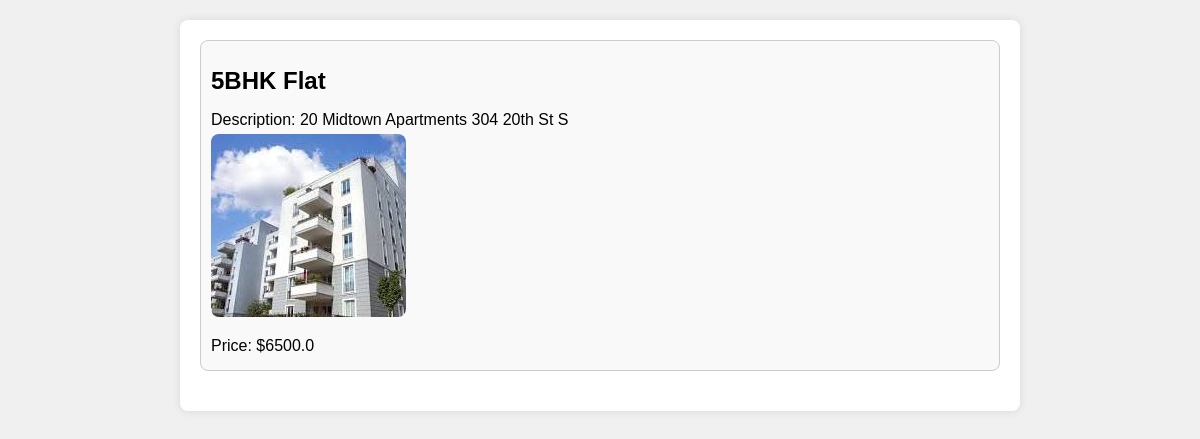
Page /detail/11/ on the committed database.
### rentalaap/models.py (models this page shows, shortened)
class Property (models.Model):
    title = models.CharField(max_length = 20)
    description = models.TextField()
    price = models.FloatField()
    image = models.ImageField(upload_to = 'images/',null=True,blank = True)
    user = models.ForeignKey(User,on_delete = models.CASCADE,blank = True, null = True)
    verbose_plural_name = 'Properties'

### rentalaap/views.py (the view)
# urls.py: path('detail/<int:id>/', views.detailView,name = 'details' ),
def detailView(request,id):
    try:
        property = Property.objects.get(id = id)
        context = {
            'property' : property
        }
        return render(request, 'details.html',context)
    except:
        return redirect('/home')

### templates/details.html (shortened to what this page needs)
<!DOCTYPE html>
<html lang="en">
<head>
</head>
<body>
    <div class="container">
        <div class="property-info">
            <h1>{{ property.title }}</h1>
            <p>Description: {{ property.description }}</p>
            {% if property.image %}
                <img src="{{ property.image.url }}" alt="{{ property.title }}">
            {% else %}
                <p>No image available</p>
            {% endif %}
            <p>Price: ${{ property.price }}</p>
        </div>
    </div>
</body>
</html>

### templates/details.html (style rules this page uses)
body { font-family: Arial, sans-serif; background-color: #f0f0f0; margin: 0; padding: 0; }
.container { max-width: 800px; margin: 20px auto; padding: 20px; background-color: #fff; border-radius: 8px; box-shadow: 0 0 10px rgba(0, 0, 0, 0.1); }
.property-info { margin-bottom: 20px; padding: 10px; border: 1px solid #ccc; border-radius: 8px; background-color: #f9f9f9; }
.property-info img { max-width: 100%; border-radius: 8px; }
h1 { font-size: 24px; margin-bottom: 10px; }
p { font-size: 16px; margin-bottom: 5px; }

### rows in the picture
Property: title "5BHK Flat", description "20 Midtown Apartments 304 20th St S", image (picture), price "6500.0"
